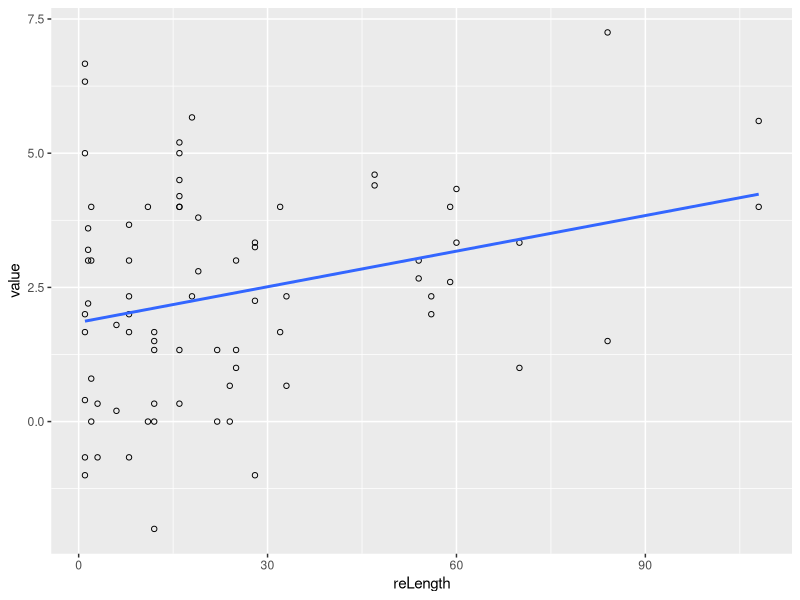
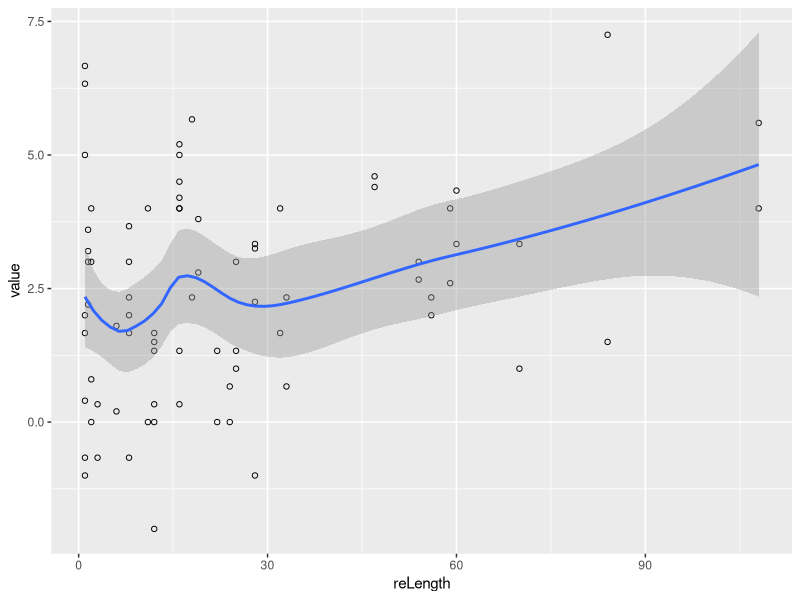

Recreate these plots in R, in order. (Note: this script raises an error after producing the figures.)

################################################################################
##########Tests of relationship length on self and partner enhancement##########

library(lme4)
library(lmerTest)
library(reshape2)
library(ggplot2)

##########create difference score##########
df <- read.csv("Reorganized1.csv", header=TRUE)

df$discrF <- df$Foverall.2 - df$Foverall.3
df$discrM <- df$Moverall.2 - df$Moverall.3
df1 <- df[,(c(1,2,9,10))]

df2 <- melt(df1, id.vars=c("couple","reLength"))

as.factor(df2$couple)
df2$couple <- factor(df2$couple)

ggplot(df2, aes(x=reLength, y=value)) +
  geom_point(shape=1) +    # Use hollow circles
  geom_smooth(method=lm,   # Add linear regression line
              se=FALSE)    # Don't add shaded confidence region

ggplot(df2, aes(x=reLength, y=value)) +
  geom_point(shape=1) +    # Use hollow circles
  geom_smooth()            # Add a loess smoothed fit curve with confidence region

ML1 <- lmer(value~reLength + (1 | couple),data=df2)
summary(ML1)

ML2 <- lmer(value~reLength + (0 + reLength | couple) + (1 | couple),data=df2) 

MLhyp <- lmer(value~reLength + (1 | couple),data=df2, REML=FALSE)
MLhyp2 <- lmer(value~reLength + (0 + reLength | couple) + (1 | couple),data=df2, REML=FALSE) 

MLnull <- lmer(value~ + (1 | couple), data=df2, REML=FALSE)
anova(MLnull,MLhyp)   #gives us the chi 2 comparison of null and hyp models
anova(MLnull,MLhyp2)   #MLhyp works better

##########calculate r2##########
cor(ML1$value, fitted(lmer(value~reLength + (1 | couple),data=df2)))^2

cor(l$RT, fitted(lmer(RT ~ cNativeEnglish * cFrequency + Trial +
                        + (1 | Word) + (1 | Subject), data = l)))^2

anova(ML1,ML2)
#the first one is the best
#help("pvalues")     #for help in getting p values
#the model was fitted by restricted maximum likelihood (REML)

plot(ML1,type=c("p","smooth")) ## fitted vs residual
plot(ML1,sqrt(abs(resid(.)))~fitted(.), ## scale-location
     type=c("p","smooth"))
qqmath(ML1,id=0.05)

iqrvec <- sapply(simulate(ML1,1000),IQR)
obsval <- IQR(df2$value)
post.pred.p <- mean(obsval>=c(obsval,iqrvec))

lsmeans(ML1, test.effs="reLength")
plot(ML1)


plot(fitted(ML1),residuals(ML1))
hist(residuals(ML1))
coef(ML1)
